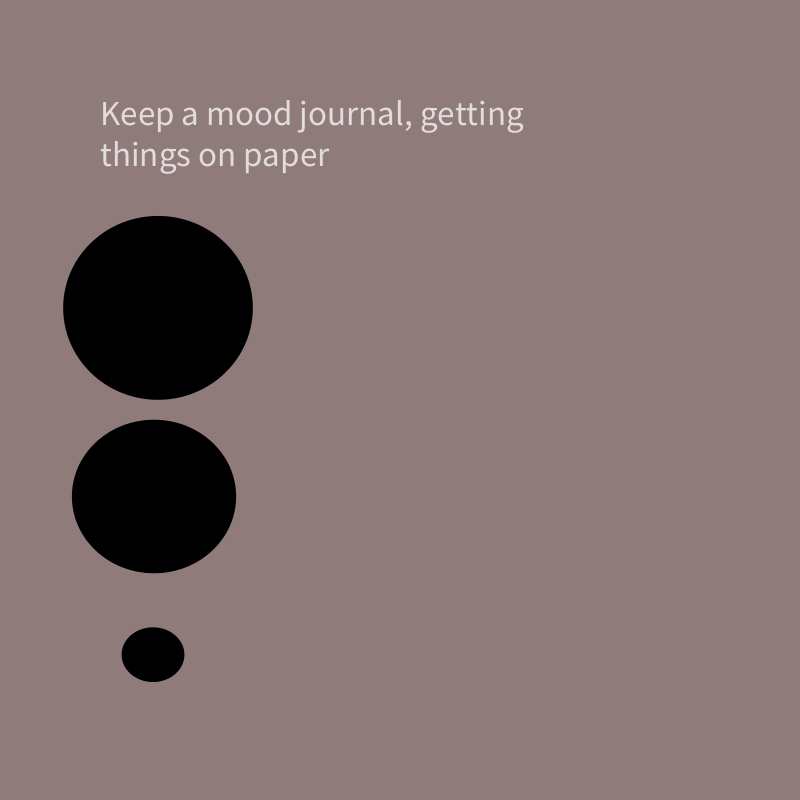
Frame 1 (no input)
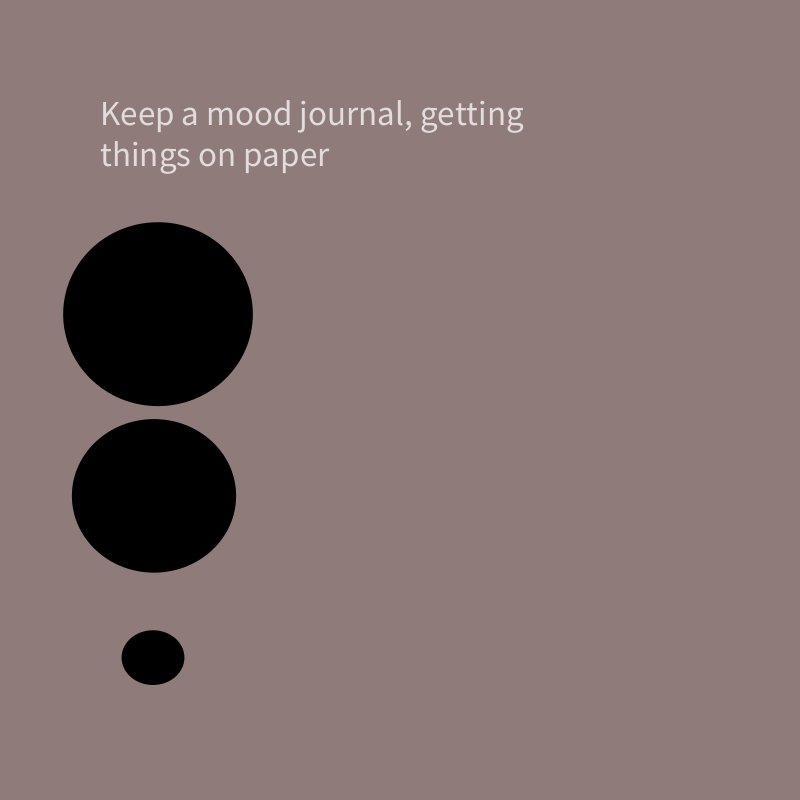
Frame 60 (the mouse pressed at the canvas centre just before this capture)
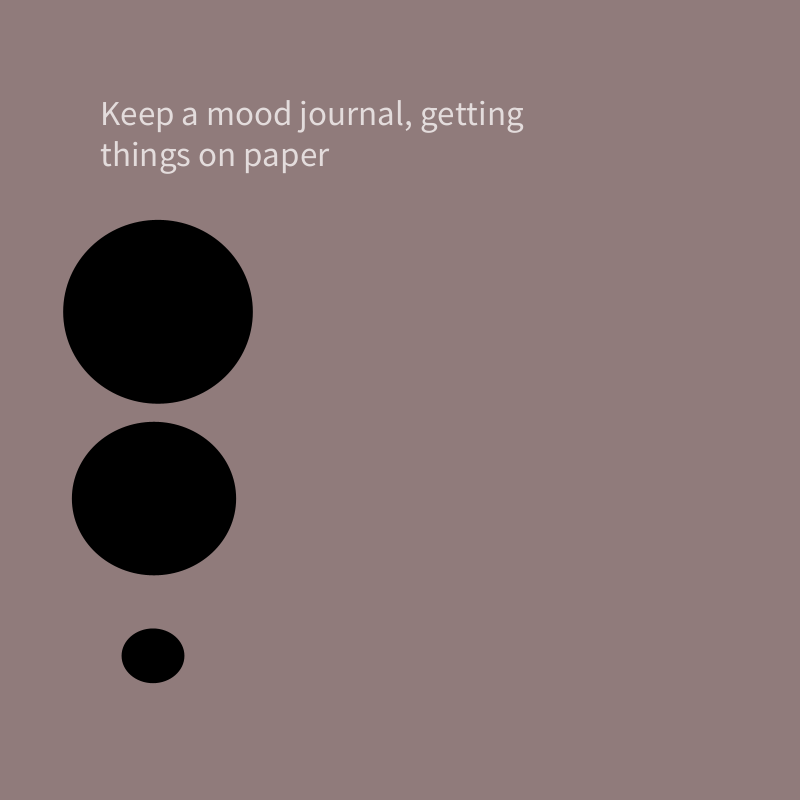
Frame 120 (the mouse held since frame 60 and released just before this capture)

The Processing sketch that drew these frames (run headless with seeded random() and noise(); from frame 60 on, the mouse is pressed at the canvas centre):

// Processing sketch: scene8
// ── scene8.pde

Depression Super;
Depression Big;
//Depression Medium;
Depression Small;
//Depression Black2;
//Face Me;


void setup(){
  size(800,800);
  background(144, 123, 123);
  
  Super = new Depression(500,500,180+random(0,15),180+random(0,15));
  Big = new Depression(500,500,150+random(0,15),150+random(0,15));
  //Medium = new Depression(500,500,100,100);
  Small = new Depression(500,500,50+random(0,15),50+random(0,15));
  //Black2 = new Depression(mouseX,mouseY,200,200);
  //Me = new Face(50,50);
  
  
}

void draw(){
  background(144, 123, 123);
  println(mouseX,mouseY);
  Super.display(158,301+random(0,15));
  Big.display(154,491+random(0,10));
  Small.display(153,653+random(0,5));
 // Black2.display(mouseX,mouseY);
 // Me.eyes();
  //Me.checks();
  // why once I uncomment my mouth the sentence would disappear?Cre
  //Me.mouth(); 
  word();

if (mouseX<248&&mouseX>69&&mouseY<400&&mouseY>200){
 fill(255,0,0);
 textSize(42);
 text("poor", 450, 300);  
}else if(mouseX<238&&mouseX>69&&mouseY<574&&mouseY>410){
 fill(255, 122, 20);
 textSize(42);
 text("Bad", 450, 490);  
}else if (mouseX<238&&mouseX>69&&mouseY<684&&mouseY>630){
   fill(244, 254, 89);
 textSize(42);
 text("Good!", 450, 660); 
  
}
  
if (mouseX<248&&mouseX>69&&mouseY<400&&mouseY>200&&mousePressed){
  fill(255, 0, 0);
  ellipse(100,284,25,15);
  ellipse(200,284,25,15);
  triangle(130,370,152,312,180,370);
  }else if(mouseX<238&&mouseX>69&&mouseY<574&&mouseY>410&&mousePressed){
  fill(255, 122, 20);
  ellipse(120,480,20,20);
  ellipse(200,480,20,20);
  rect(120,510,60,10);
}else if (mouseX<238&&mouseX>69&&mouseY<684&&mouseY>630&&mousePressed){
   fill(244, 254, 89);
   ellipse(143,650,10,10);
   ellipse(160,650,10,10);
   triangle(143,666,151,676,161,666);
 
  
}
  
 
}
// scene#1 title
void word(){ 
  String eleven = "Keep a mood journal, getting things on paper";
  fill(227, 220, 220);
  textSize(35);
  text(eleven,100,100,500,500);
 }
 
 

// ── Depression.pde
class Depression{
  float x;
  float y;
  float xLoc;
  float yLoc;
  
Depression(float x_, float y_, float xLoc_,float yLoc_){
   x=x_;
   y=y_;
  xLoc= xLoc_;
  yLoc= yLoc_;
  
}

void display(float changeX, float changeY){
  noStroke();
  fill(0);
  ellipse(changeX,changeY,xLoc,yLoc);
   
}  
}
